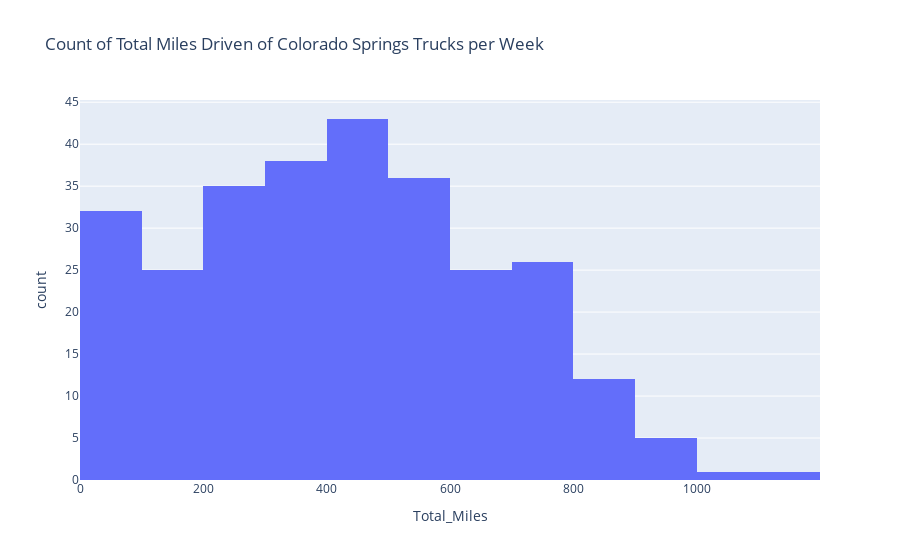

Here is the notebook cell this chart was saved with:
### Code cell
CS1 = px.histogram(CS, x='Total_Miles', 
                   title = "Count of Total Miles Driven of Colorado Springs Trucks per Week")
CS1.show()

### Figure 1 — Plotly figure (JSON) as saved in the notebook; plotly's stock layout.template omitted (floating-point values rounded to 4 significant figures; data arrays with more than 128 entries replaced by an {"elided": "..."} marker saying what was removed)
{"data": [{"alignmentgroup": "True", "bingroup": "x", "hovertemplate": "Total_Miles=%{x}<br>count=%{y}<extra></extra>", "legendgroup": "", "marker": {"color": "#636efa", "pattern": {"shape": ""}}, "name": "", "offsetgroup": "", "orientation": "v", "showlegend": false, "type": "histogram", "x": {"elided": "279 int values"}, "xaxis": "x", "yaxis": "y"}], "layout": {"barmode": "relative", "legend": {"tracegroupgap": 0}, "title": {"text": "Count of Total Miles Driven of Colorado Springs Trucks per Week"}, "xaxis": {"anchor": "y", "domain": [0, 1], "title": {"text": "Total_Miles"}}, "yaxis": {"anchor": "x", "domain": [0, 1], "title": {"text": "count"}}}}
